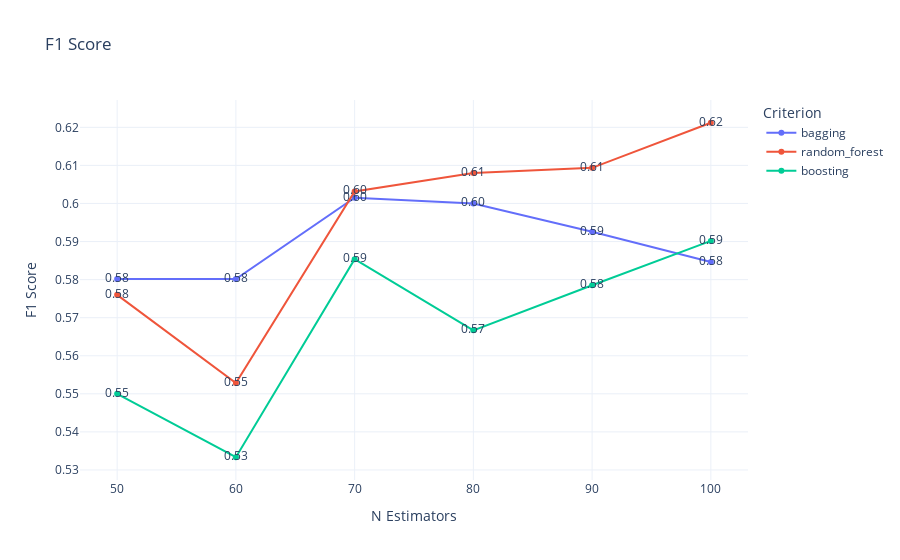

Notebook code cell kept with this figure:
### Code cell
# Показатель качества: F1 Score
f1_fig = create_plot(n_estimators, {k: results[k]['f1_score'] for k in results}, 'F1 Score', 'F1 Score')
f1_fig.show()

### Figure 1 — Plotly figure (JSON) as saved in the notebook; plotly's stock layout.template omitted (floating-point values rounded to 4 significant figures)
{"data": [{"mode": "lines+markers+text", "name": "bagging", "text": ["0.58", "0.58", "0.60", "0.60", "0.59", "0.58", "0.68", "0.67", "0.67", "0.67", "0.68", "0.67"], "type": "scatter", "x": [50, 60, 70, 80, 90, 100], "y": [0.5802, 0.5802, 0.6015, 0.6, 0.5926, 0.5846, 0.6754, 0.6727, 0.6714, 0.6749, 0.6774, 0.6741]}, {"mode": "lines+markers+text", "name": "random_forest", "text": ["0.58", "0.55", "0.60", "0.61", "0.61", "0.62", "0.67", "0.67", "0.67", "0.67", "0.67", "0.67"], "type": "scatter", "x": [50, 60, 70, 80, 90, 100], "y": [0.576, 0.5528, 0.6032, 0.608, 0.6094, 0.6212, 0.6693, 0.6669, 0.6718, 0.6692, 0.6703, 0.6684]}, {"mode": "lines+markers+text", "name": "boosting", "text": ["0.55", "0.53", "0.59", "0.57", "0.58", "0.59", "0.66", "0.66", "0.67", "0.68", "0.68", "0.69"], "type": "scatter", "x": [50, 60, 70, 80, 90, 100], "y": [0.55, 0.5333, 0.5854, 0.5667, 0.5785, 0.5902, 0.6559, 0.6594, 0.6678, 0.6758, 0.6808, 0.6878]}], "layout": {"legend": {"title": {"text": "Criterion"}}, "title": {"text": "F1 Score"}, "xaxis": {"title": {"text": "N Estimators"}}, "yaxis": {"title": {"text": "F1 Score"}}}}
